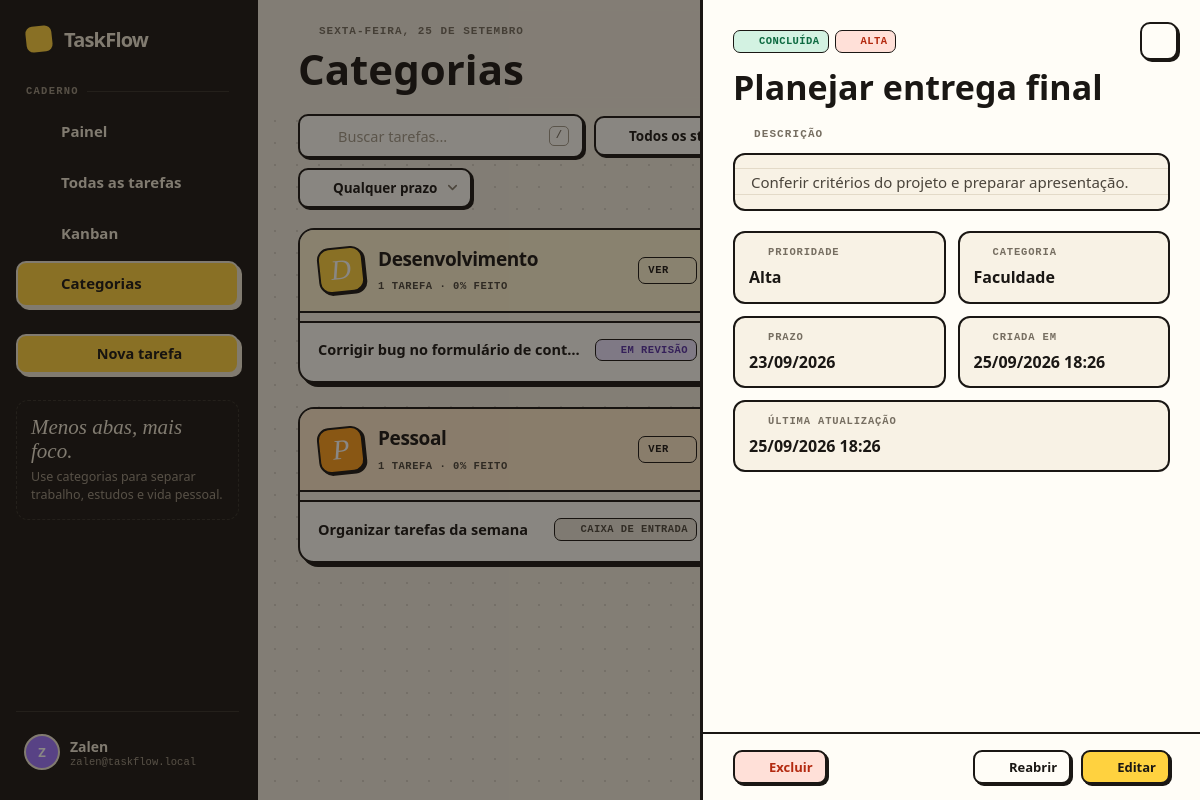
Page /tasks.php?view=category&action=view&id=5 (signed in) on the earlier database version.
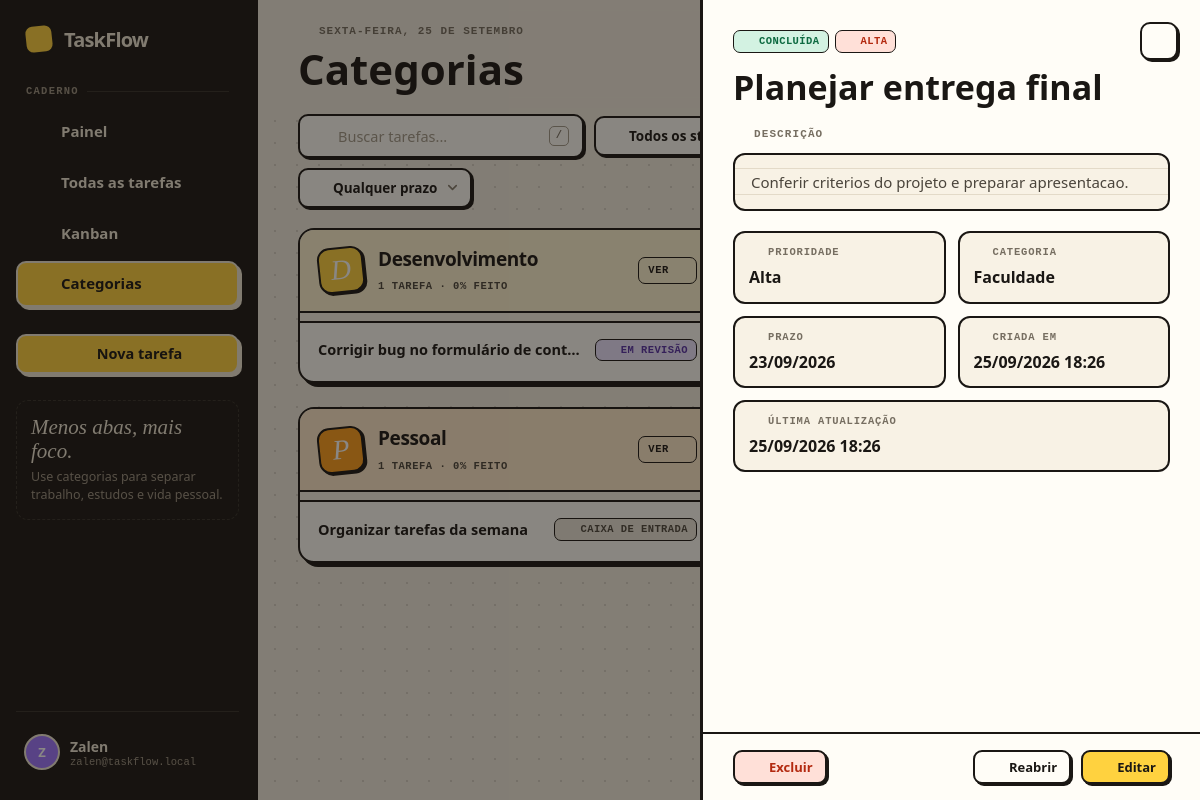
Same page on the later database version.
### tables this page shows
CREATE TABLE tasks (
    id BIGINT UNSIGNED NOT NULL AUTO_INCREMENT,
    user_id INT UNSIGNED NOT NULL,
    title VARCHAR(120) NOT NULL,
    description TEXT NULL,
    category VARCHAR(60) NULL,
    status ENUM('inbox','pending','progress','review','done') NOT NULL DEFAULT 'inbox',
    priority ENUM('low','normal','high','urgent') NOT NULL DEFAULT 'normal',
    due_date DATE NULL,
    created_at TIMESTAMP NOT NULL DEFAULT CURRENT_TIMESTAMP,
    updated_at TIMESTAMP NOT NULL DEFAULT CURRENT_TIMESTAMP ON UPDATE CURRENT_TIMESTAMP,
    PRIMARY KEY (id),
    KEY idx_tasks_user_status (user_id, status),
    KEY idx_tasks_user_due (user_id, due_date),
    KEY idx_tasks_user_category (user_id, category),
    KEY idx_tasks_user_updated (user_id, updated_at),
    CONSTRAINT fk_tasks_user FOREIGN KEY (user_id) REFERENCES users(id) ON DELETE CASCADE
);

### config/database.php (called while the page is built, shortened)
<?php
function db(bool $withoutDatabase = false): PDO {
    static $connections = [];
    $key = $withoutDatabase ? 'server' : 'database';
    if (isset($connections[$key])) {
        return $connections[$key];
    }
    $dsn = $withoutDatabase
        ? 'mysql:host=' . DB_HOST . ';port=' . DB_PORT . ';charset=utf8mb4'
        : 'mysql:host=' . DB_HOST . ';port=' . DB_PORT . ';dbname=' . DB_NAME . ';charset=utf8mb4';
    try {
        $pdo = new PDO($dsn, DB_USER, DB_PASS, [
            PDO::ATTR_ERRMODE => PDO::ERRMODE_EXCEPTION,
            PDO::ATTR_DEFAULT_FETCH_MODE => PDO::FETCH_ASSOC,
            PDO::ATTR_EMULATE_PREPARES => false,
            PDO::MYSQL_ATTR_INIT_COMMAND => "SET NAMES utf8mb4 COLLATE utf8mb4_unicode_ci",
        ]);
    } catch (PDOException $e) {
        throw new RuntimeException(
            $withoutDatabase
                ? 'Não foi possível conectar ao MySQL. Confirme se o MySQL está iniciado no XAMPP e revise config/database.php.'
                : 'Banco TaskFlow ainda não está disponível. Acesse install.php para criar o banco e as tabelas.',
            0,
            $e
        );
    }
    return $pdo;
}

### tasks.php (the view, shortened to what the changed rows need)
<?php
require_once __DIR__ . '/includes/bootstrap.php';
$user = require_auth();
$uid = (int)$user['id'];
$view = (string)($_GET['view'] ?? 'list');
$where = ['user_id = :uid']; $params = ['uid'=>$uid];
$order = $view === 'category' ? "ORDER BY category ASC, due_date IS NULL, due_date ASC, updated_at DESC" : 'ORDER BY updated_at DESC, id DESC';
$stmt = db()->prepare('SELECT id,user_id,title,description,category,status,priority,due_date,created_at,updated_at FROM tasks WHERE ' . implode(' AND ', $where) . ' ' . $order);
$stmt->execute($params); $tasks = $stmt->fetchAll(); $categories = user_categories($uid);
$grouped = [];
if ($view === 'category') foreach ($tasks as $task) { $key = trim((string)($task['category'] ?? '')) ?: 'Sem categoria'; $grouped[$key][] = $task; }
$editTask = null; $detailTask = null; $modalOpen = ($_GET['action'] ?? '') === 'new';
if (($_GET['action'] ?? '') === 'view' && !empty($_GET['id'])) $detailTask = find_user_task($uid, (int)$_GET['id']);
include __DIR__ . '/includes/header.php';
?>
<?php
function due_label(?string $date, string $status): string {
    return due_class($date, $status) === 'today' ? 'Hoje' : date('d/m/Y', strtotime($date));
}
function due_css(?string $date, string $status): string {
    return ['overdue'=>'due-late','today'=>'due-today'][due_class($date, $status)] ?? '';
}
$closeHref = $view === 'category' ? 'tasks.php?view=category' : 'tasks.php';
?>
<?php if ($view === 'category'): ?>
    <?php foreach($grouped as $categoryName => $categoryTasks):
        $catPct = $catTotal ? (int)round($catDone / $catTotal * 100) : 0; ?>
            <?php foreach($categoryTasks as $task): ?><?=e($task['id'])?><?=e($task['title'])?><?=status_pill($task['status'])?><?php endforeach; ?>
    <?php endforeach; ?>
<?php endif; ?>
<?php if ($detailTask): $dDue = due_css($detailTask['due_date'] ?? null, $detailTask['status']); ?>
<div class="overlay show" id="overlayDetail" data-close-href="<?=e($closeHref)?>">
    <div class="sidepanel" role="dialog" aria-modal="true">
        <a class="panel-close" href="<?=e($closeHref)?>" aria-label="Fechar"><?=icon('x')?></a>
        <div style="display:flex;gap:6px;flex-wrap:wrap"><?=status_pill($detailTask['status'])?><?=priority_pill($detailTask['priority'])?></div>
        <h2 style="margin-top:16px"><?=e($detailTask['title'])?></h2>
        <div class="panel-eyebrow"><?=icon('pencil')?>Descrição</div>
        <div class="desc-block <?=empty($detailTask['description'])?'muted':''?>"><?=nl2br(e($detailTask['description'] ?: 'Sem descrição adicionada.'))?></div>
        <div class="detail-grid">
            <div class="d"><div class="k"><?=icon('flag')?>Prioridade</div><div class="v"><?=e(priorities()[$detailTask['priority']])?></div></div>
            <div class="d"><div class="k"><?=icon('tag')?>Categoria</div><div class="v"><?=e($detailTask['category'] ?: 'Sem categoria')?></div></div>
            <div class="d"><div class="k"><?=icon('calendar')?>Prazo</div><div class="v <?=$dDue?>"><?=e(due_label($detailTask['due_date'] ?? null, $detailTask['status']))?></div></div>
            <div class="d"><div class="k"><?=icon('clock')?>Criada em</div><div class="v"><?=e(date('d/m/Y H:i', strtotime($detailTask['created_at'])))?></div></div>
            <div class="d" style="grid-column:1/3"><div class="k"><?=icon('rotate')?>Última atualização</div><div class="v"><?=e(date('d/m/Y H:i', strtotime($detailTask['updated_at'])))?></div></div>
        </div>
        <div class="panel-foot">
            <button class="btn btn-danger btn-sm spacer" type="button" data-delete-task="<?=e($detailTask['id'])?>" data-delete-title="<?=e($detailTask['title'])?>"><?=icon('trash','sm')?>Excluir</button>
            <?php if ($detailTask['status']==='done'): ?><form method="post"><button class="btn btn-ghost btn-sm" type="submit"><?=icon('rotate','sm')?>Reabrir</button></form>
            <?php else: ?><button class="btn btn-ghost btn-sm" type="button" data-quick-done="<?=e($detailTask['id'])?>"><?=icon('check','sm')?>Concluir</button><?php endif; ?>
            <a class="btn btn-primary btn-sm" href="tasks.php?action=edit&id=<?=e($detailTask['id'])?>"><?=icon('pencil','sm')?>Editar</a>
        </div>
    </div>
</div>
<?php endif; ?>
<?php include __DIR__ . '/includes/footer.php'; ?>

### includes/bootstrap.php (shortened to what the changed rows need)
<?php
require_once __DIR__ . '/../config/database.php';
require_once __DIR__ . '/icons.php';
function e(mixed $value): string {
    return htmlspecialchars((string)$value, ENT_QUOTES, 'UTF-8');
}
function current_user(): ?array {
    try {
        $stmt = db()->prepare('SELECT id, username, email, name, profile FROM users WHERE id = :id LIMIT 1');
        $stmt->execute(['id' => (int)$_SESSION['user_id']]);
        $user = $stmt->fetch();
        return $user ?: null;
    } catch (RuntimeException $e) {
        return null;
    }
}
function require_auth(): array {
    $user = current_user();
    return $user;
}
function statuses(): array {
    return [
        'inbox' => 'Caixa de entrada',
        'pending' => 'Pendente',
        'progress' => 'Em andamento',
        'review' => 'Em revisão',
        'done' => 'Concluída',
    ];
}
function priorities(): array {
    return [
        'low' => 'Baixa',
        'normal' => 'Normal',
        'high' => 'Alta',
        'urgent' => 'Urgente',
    ];
}
function find_user_task(int $uid, int $taskId): ?array {
    $stmt = db()->prepare(
        'SELECT id, user_id, title, description, category, status, priority, due_date, created_at, updated_at
         FROM tasks
         WHERE id = :id AND user_id = :uid
         LIMIT 1'
    );
    $stmt->execute(['id' => $taskId, 'uid' => $uid]);
    $task = $stmt->fetch();
    return $task ?: null;
}
function due_class(?string $date, string $status): string {
    if (!$date || $status === 'done') return '';
    return '';
}
function status_class(string $status): string {
    return ['inbox'=>'st-inbox','pending'=>'st-pendente','progress'=>'st-andamento','review'=>'st-revisao','done'=>'st-concluida'][$status] ?? 'st-inbox';
}
function priority_class(string $priority): string {
    return ['urgent'=>'pri-urgente','high'=>'pri-alta','normal'=>'pri-media','low'=>'pri-baixa'][$priority] ?? 'pri-media';
}
function status_icon(string $status): string {
    return ['inbox'=>'inbox','pending'=>'clock','progress'=>'activity','review'=>'eye','done'=>'check-circle'][$status] ?? 'inbox';
}
function priority_icon(string $priority): string {
    return ['low'=>'arrow-down','normal'=>'minus','high'=>'arrow-up','urgent'=>'zap'][$priority] ?? 'minus';
}
function status_pill(string $status): string {
    return '<span class="pill ' . status_class($status) . '">' . icon(status_icon($status), 'xs') . e(statuses()[$status] ?? $status) . '</span>';
}
function priority_pill(string $priority): string {
    return '<span class="pill ' . priority_class($priority) . '">' . icon(priority_icon($priority), 'xs') . e(priorities()[$priority] ?? $priority) . '</span>';
}

Differences in the rows shown:
changed tasks "Planejar entrega final": description "Conferir critérios do projeto e preparar apresentação." → "Conferir criterios do projeto e preparar apresentacao."
